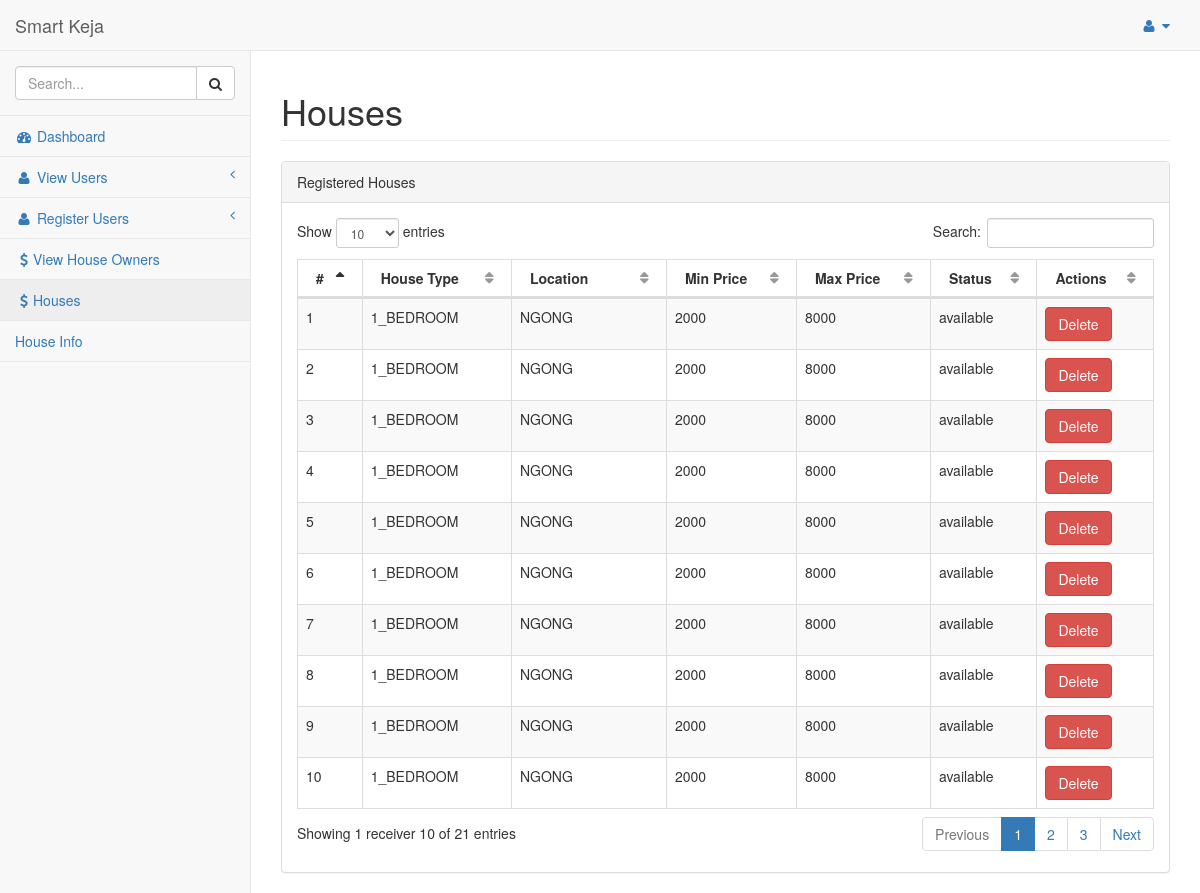
The page /admin/pages/houses.php on the database its author committed.
### tables this page shows
CREATE TABLE `houses` (
  `id` int(11) NOT NULL,
  `owned_by` int(11) NOT NULL,
  `house_category` enum('1_BEDROOM','2_BEDROOM','3_BEDROOM','BEDSEATER','SINGLE_ROOM','DOUBLE_ROOM') NOT NULL,
  `location` varchar(255) NOT NULL,
  `min_price` float NOT NULL,
  `max_price` float NOT NULL,
  `image1` varchar(128) DEFAULT NULL,
  `image2` varchar(128) DEFAULT NULL,
  `image3` varchar(128) DEFAULT NULL,
  `image4` varchar(128) DEFAULT NULL,
  `image5` varchar(128) DEFAULT NULL,
  `status` enum('booked','available') NOT NULL
);

### src/App/Controllers/HouseController.php (called while the page is built, shortened)
<?php
class HouseController implements HouseInterface
{
    public static function all()
    {
        $db = new DB();
        $conn = $db->connect();
        try{
            $stmt = $conn->prepare("SELECT * FROM houses WHERE 1");
            if($stmt->execute() && $stmt->rowCount() > 0){
                return $stmt->fetchAll();
            }else{
                return [
                    "error"=> "No Data found"
                ];
            }
        }catch (\PDOException $e){
            return [
                "error"=>$e->getMessage()
            ];
        }
    }
}

### admin/pages/houses.php (the view, shortened to what this page needs)
<?php
$houses = HouseController::all();
$counter = 1;
?>
<!DOCTYPE html>
<html lang="en">
<head>
    <link href="../vendor/bootstrap/css/bootstrap.min.css" rel="stylesheet">
    <link href="../vendor/metisMenu/metisMenu.min.css" rel="stylesheet">
    <link href="../vendor/datatables-plugins/dataTables.bootstrap.css" rel="stylesheet">
    <link href="../vendor/datatables-responsive/dataTables.responsive.css" rel="stylesheet">
    <link href="../dist/css/sb-admin-2.css" rel="stylesheet">
    <link href="../vendor/font-awesome/css/font-awesome.min.css" rel="stylesheet" type="text/css">
</head>
<body>
<div id="wrapper">
    <?php include_once 'right_menu.php' ?>
    <div id="page-wrapper">
        <div class="row">
            <div class="col-lg-12">
                <h1 class="page-header">Houses</h1>
            </div>
        </div>
        <div class="row">
            <div class="col-lg-12">
                <div class="panel panel-default">
                    <div class="panel-heading">
                        Registered Houses
                    </div>
                    <div class="panel-body">
                        <?php if (sizeof($houses)> 0 && !isset($houses['error'])) :?>
                        <div class="table-responsive">
                            <table width="100%" class="table table-striped table-bordered table-hover"
                                   id="dataTables-example">
                                <thead>
                                <tr>
                                    <th>#</th>
                                    <th>House Type</th>
                                    <th>Location</th>
                                    <th>Min Price</th>
                                    <th>Max Price</th>
                                    <th>Status</th>
                                    <th colspan="1">Actions</th>
                                </tr>
                                </thead>
                                <tbody>
                                <?php foreach ($houses as $house): ?>
                                    <tr class="odd gradeX">
                                        <td><?php echo $counter++ ?></td>
                                        <td><?php echo $house['house_category']; ?></td>
                                        <td><?php echo $house['location']; ?></td>
                                        <td><?php echo $house['min_price']; ?></td>
                                        <td><?php echo $house['max_price']; ?></td>
                                        <td><?php echo $house['status']; ?></td>
                                        <td>
                                            <button class="btn btn-danger" onclick="deleteHouse('<?php echo $house['id'] ?>')"> Delete</button>
                                        </td>
                                    </tr>
                                <?php endforeach; ?>
                                </tbody>
                            </table>
                        </div>
                        <?php else: ?>
                            <div class="alert alert-info">
                                No records!
                            </div>
                        <?php endif;?>
                    </div>
                </div>
            </div>
        </div>
    </div>
</body>
</html>

### rows shown on the page
houses: house_category "1_BEDROOM", location "NGONG", min_price "2000", max_price "8000", status "available"
houses: house_category "1_BEDROOM", location "NGONG", min_price "2000", max_price "8000", status "available"
houses: house_category "1_BEDROOM", location "NGONG", min_price "2000", max_price "8000", status "available"
houses: house_category "1_BEDROOM", location "NGONG", min_price "2000", max_price "8000", status "available"
houses: house_category "1_BEDROOM", location "NGONG", min_price "2000", max_price "8000", status "available"
houses: house_category "1_BEDROOM", location "NGONG", min_price "2000", max_price "8000", status "available"
houses: house_category "1_BEDROOM", location "NGONG", min_price "2000", max_price "8000", status "available"
houses: house_category "1_BEDROOM", location "NGONG", min_price "2000", max_price "8000", status "available"
houses: house_category "1_BEDROOM", location "NGONG", min_price "2000", max_price "8000", status "available"
houses: house_category "1_BEDROOM", location "NGONG", min_price "2000", max_price "8000", status "available"
